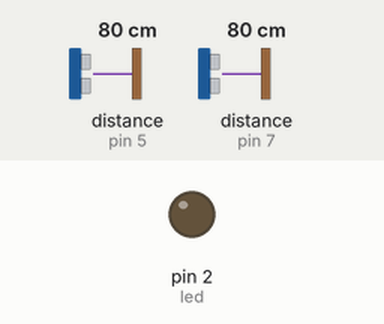
Recording of a sketch running on a simulated Arduino Uno, built with avr-gcc and run on an emulated ATmega328P. Parts: output pins drawn as LEDs (lit = HIGH). Wiring (inferred from the names in the program): 2 × ultrasonic range finder: trigger pin 6, echo pin 5 / trigger pin 8, echo pin 7. The test bench sets the inputs (shaded band); at power-on: distance to the obstacle (sensors on pin 5, pin 7) 80 cm. The echo pulse lasts 58.3 µs per cm; pins used as bus, display or sensor lines are not drawn; what the sketch prints to the serial monitor is not drawn.

Above: at 1.2 s.
1.3 s: distance to the obstacle (sensor on pin 5) set to 29 cm
2.8 s: distance to the obstacle (sensor on pin 5) set to 24 cm
At 2.85 s:
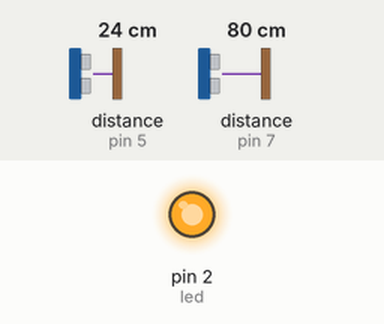
5.8 s: distance to the obstacle (sensor on pin 5) set to 35 cm
At 7.0 s:
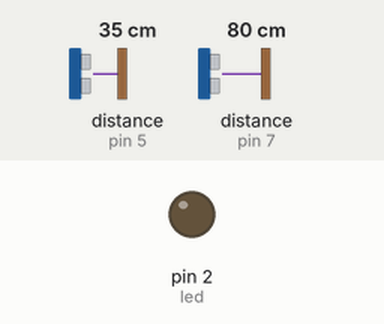
7.3 s: distance to the obstacle (sensor on pin 7) set to 30 cm
8.8 s: distance to the obstacle (sensor on pin 7) set to 25 cm
At 8.95 s:
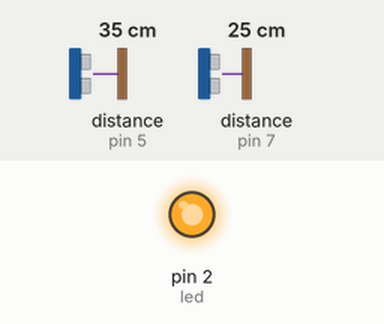
11.8 s: distance to the obstacle (sensor on pin 7) set to 4 cm
14.8 s: distance to the obstacle (sensor on pin 7) set to 2 cm
At 15.8 s:
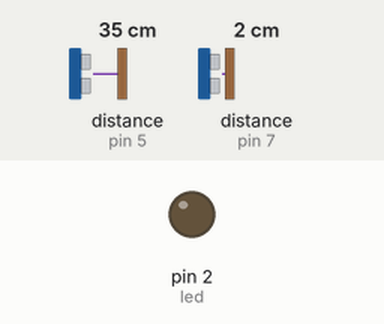
Timing chart, 0 to 17.3 s (numbered marks = the images above; inputs shaded):
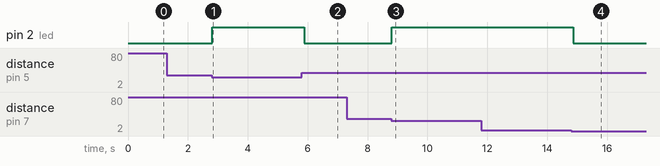

The sketch:

senor_project.ino
```cpp
#include <EEPROM.h>
#define ULTRASONIC_NUM 2
#define EEPROM_STATUS 0
#define EEPROM_READY 23
#define SENSOR_INDEX_ADDRESS 1
#define ALARM_DISTANCE_ADDRESS 2
int echo[ULTRASONIC_NUM]={5,7}; //
int trig[ULTRASONIC_NUM]={6,8}; //

int led = 2;
#define LED_ON digitalWrite(2, HIGH)
#define LED_OFF digitalWrite(2, LOW)


char sensor_index = 'A'; //传感器编号 'A'~'Z'

int alarm_distance[ULTRASONIC_NUM]={25,25}; //警报距离，当超声波检测到距离小于该值发出警报

void load_config()
{
	if(EEPROM.read(EEPROM_STATUS)==EEPROM_READY)
	{
		sensor_index=EEPROM.read(SENSOR_INDEX_ADDRESS);
		for(int i=0;i<ULTRASONIC_NUM;i++)
		{
			alarm_distance[i]=EEPROM.read(ALARM_DISTANCE_ADDRESS+i);
		}
	}
}


void ultrasonic_init() //初始化超声波
{
	for(int i = 0; i < ULTRASONIC_NUM; i++)
	{
		pinMode(echo[i],INPUT);
		pinMode(trig[i],OUTPUT);
	}
}

int ultrasonic_get_distance(int i)//获取编号为i的超声波测到的距离
{
	digitalWrite(trig[i],LOW);
	delayMicroseconds(2);
	digitalWrite(trig[i],HIGH);
	delayMicroseconds(10);
	digitalWrite(trig[i],LOW);
	int distance = pulseIn(echo[i],HIGH);
	distance = distance/58;
	return distance;
}


void send_alarm(int i) //发送警报格式为 '$'['A']['1']
{
	Serial.print('$');
	Serial.print(sensor_index);
	Serial.print(i);
	Serial.flush(); //保证全部都发送出去
}


void send_sensor_status()
{

	//Serial.print('sensor index is');
	Serial.println(sensor_index);
	//Serial.print('alarm_distance is ');
	for(int i=0;i<ULTRASONIC_NUM;i++)
	{
		Serial.print(alarm_distance[i]);
		Serial.print(' ');
	}
	Serial.print('\n');
	Serial.flush();
}

bool check_ultrasonic(int i)
{
    if(alarm_distance[i]==0)return false; //如果警报距离是0就不启动超声波直接返回false;
	int temp_distance = ultrasonic_get_distance(i);
	if (temp_distance<2) return false; //返回的距离小于超声波最小测量距离
	if(temp_distance>alarm_distance[i])
	{
		return false;
	}
	else
	{
		send_alarm(i);
		LED_ON;
		delay(100);
		LED_OFF;
		return true;
	}
}

void setup()
{
	load_config();
	ultrasonic_init();
	pinMode(led, OUTPUT);
	LED_OFF;
	Serial.begin(38400);
}

void loop()
{
	if(Serial.available()>0) //串口缓冲区接受到字符数目大于0
	{
		char mode = Serial.read();
		int  target_sensor=0;
        switch(mode)
		{
			case '@':
				  target_sensor=Serial.read();
				 if(target_sensor<0) break; //没收到有效数据
				 if(target_sensor==sensor_index)
				 {
					int new_senor_index = Serial.read();
					if(new_senor_index<0)break;
					if(new_senor_index>'Z' || new_senor_index<'A') break;
					EEPROM.write(SENSOR_INDEX_ADDRESS,new_senor_index);
					sensor_index = new_senor_index;
					EEPROM.write(EEPROM_STATUS,EEPROM_READY);
					send_sensor_status();
				 }
				break;
			case '$':
				break;
			case '#':
				 target_sensor = Serial.read();
				if(target_sensor<0)break;
				if(target_sensor==sensor_index)
				{
					int target_ultrasonic = Serial.read()-'0';
					if(target_ultrasonic<0) break;
					if(target_ultrasonic>9 || target_ultrasonic<0)break;
					int new_alarm_distance = Serial.parseInt();
					alarm_distance[target_ultrasonic]=new_alarm_distance;
					EEPROM.write(ALARM_DISTANCE_ADDRESS+target_ultrasonic,new_alarm_distance);
					send_sensor_status();
				}
				break;
			default:
				break;
		}
	}
	else
	{
		if(check_ultrasonic(0))return; //如果该超声波前有敌人发送信号并退出循环
		if(check_ultrasonic(1))return;

	}
}
```

Measured:
- the behaviour switches between 27 and 26 cm on distance to the obstacle (sensor on pin 5) (found by bisection; images 0 and 1)
- the behaviour switches between 27 and 26 cm on distance to the obstacle (sensor on pin 7) (found by bisection; images 2 and 3)
- the behaviour switches between 3 and 2 cm on distance to the obstacle (sensor on pin 7) (found by bisection; images 3 and 4)
- after the input at 1.3 s, every drawn part: stays the same
- after the input at 2.8 s, pin 2 (led): LOW → HIGH at once
- after the input at 5.8 s, pin 2 (led): HIGH → LOW after 0.09 s
- after the input at 7.3 s, every drawn part: stays the same
- after the input at 8.8 s, pin 2 (led): LOW → HIGH at once
- after the input at 14.8 s, pin 2 (led): HIGH → LOW after 0.07 s
